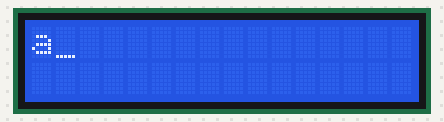
Bench run of a sketch on a simulated Arduino Uno, built with avr-gcc and run on an emulated ATmega328P. Parts: 16×2 character LCD.

Above: at 0.07 s.
At 5.04 s:
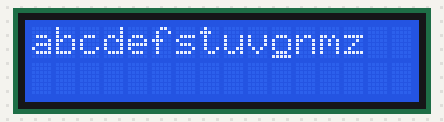
At 10.01 s:
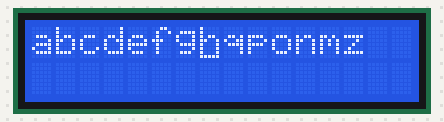
At 19.95 s:
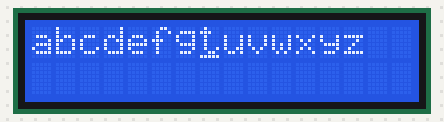
At 29.9 s:
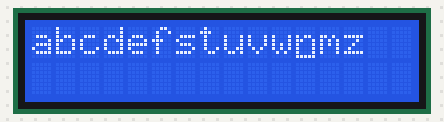
At 39.84 s:
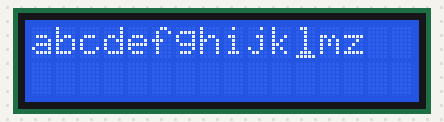

The sketch:

sketch_apr11a.ino
```cpp
#include <LiquidCrystal.h>
const int rs = 12, en = 11, d4 = 5, d5 = 4, d6 = 3, d7 = 2;
LiquidCrystal lcd(rs, en, d4, d5, d6, d7);
int thisChar = 'a';
void setup() {
  // put your setup code here, to run once:
lcd.begin(16, 2);
lcd.cursor();
}

void loop() {
  // reverse directions at 'm':
  if (thisChar == 'm') {
    // go right for the next letter
    lcd.rightToLeft();
  }
  // reverse again at 's':
  if (thisChar == 's') {
    // go left for the next letter
    lcd.leftToRight();
  }
  // reset at 'z':
  if (thisChar > 'z') {
    // go to (0,0):
    lcd.home();
    // start again at 0
    thisChar = 'a';
  }
  // print the character
  lcd.write(thisChar);
  // wait a second:
  delay(50);
  // increment the letter:
  thisChar++;
}
```
